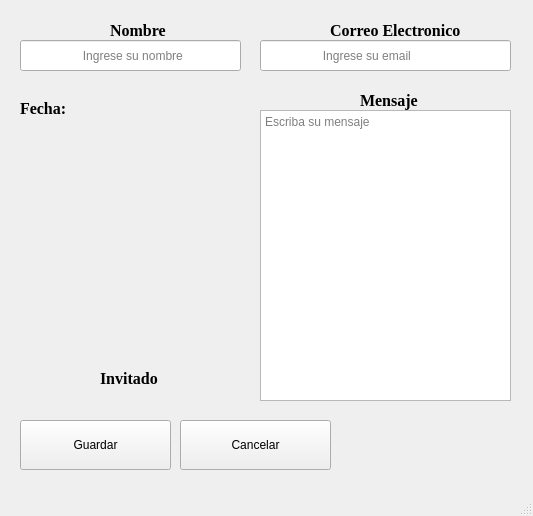
<?xml version="1.0" encoding="UTF-8"?>
<ui version="4.0">
 <class>MainWindow</class>
 <widget class="QMainWindow" name="MainWindow">
  <property name="geometry">
   <rect>
    <x>0</x>
    <y>0</y>
    <width>533</width>
    <height>516</height>
   </rect>
  </property>
  <property name="maximumSize">
   <size>
    <width>533</width>
    <height>516</height>
   </size>
  </property>
  <property name="mouseTracking">
   <bool>true</bool>
  </property>
  <property name="windowTitle">
   <string>MainWindow</string>
  </property>
  <property name="styleSheet">
   <string notr="true"/>
  </property>
  <property name="animated">
   <bool>true</bool>
  </property>
  <property name="tabShape">
   <enum>QTabWidget::Triangular</enum>
  </property>
  <property name="dockNestingEnabled">
   <bool>false</bool>
  </property>
  <widget class="QWidget" name="centralwidget">
   <widget class="QPushButton" name="pushButton">
    <property name="geometry">
     <rect>
      <x>20</x>
      <y>420</y>
      <width>151</width>
      <height>50</height>
     </rect>
    </property>
    <property name="text">
     <string>Guardar</string>
    </property>
    <property name="iconSize">
     <size>
      <width>16</width>
      <height>50</height>
     </size>
    </property>
   </widget>
   <widget class="QPushButton" name="pushButton_2">
    <property name="geometry">
     <rect>
      <x>180</x>
      <y>420</y>
      <width>151</width>
      <height>50</height>
     </rect>
    </property>
    <property name="text">
     <string>Cancelar</string>
    </property>
    <property name="iconSize">
     <size>
      <width>50</width>
      <height>50</height>
     </size>
    </property>
   </widget>
   <widget class="QLineEdit" name="lineEdit_2">
    <property name="geometry">
     <rect>
      <x>20</x>
      <y>40</y>
      <width>221</width>
      <height>31</height>
     </rect>
    </property>
    <property name="placeholderText">
     <string>                  Ingrese su nombre</string>
    </property>
    <property name="clearButtonEnabled">
     <bool>true</bool>
    </property>
   </widget>
   <widget class="QLabel" name="label">
    <property name="geometry">
     <rect>
      <x>100</x>
      <y>370</y>
      <width>61</width>
      <height>16</height>
     </rect>
    </property>
    <property name="font">
     <font>
      <family>Times New Roman</family>
      <pointsize>12</pointsize>
      <weight>75</weight>
      <bold>true</bold>
     </font>
    </property>
    <property name="text">
     <string>Invitado</string>
    </property>
   </widget>
   <widget class="QLabel" name="label_2">
    <property name="geometry">
     <rect>
      <x>20</x>
      <y>90</y>
      <width>241</width>
      <height>301</height>
     </rect>
    </property>
    <property name="text">
     <string>&lt;html&gt;&lt;head/&gt;&lt;body&gt;&lt;p&gt;&lt;img src=&quot;:/cct/Salatiel.jpg&quot;/&gt;&lt;/p&gt;&lt;/body&gt;&lt;/html&gt;</string>
    </property>
   </widget>
   <widget class="QTextEdit" name="textEdit">
    <property name="geometry">
     <rect>
      <x>260</x>
      <y>110</y>
      <width>251</width>
      <height>291</height>
     </rect>
    </property>
    <property name="cursor" stdset="0">
     <cursorShape>ArrowCursor</cursorShape>
    </property>
    <property name="mouseTracking">
     <bool>true</bool>
    </property>
    <property name="autoFillBackground">
     <bool>false</bool>
    </property>
    <property name="tabChangesFocus">
     <bool>true</bool>
    </property>
    <property name="placeholderText">
     <string>Escriba su mensaje</string>
    </property>
   </widget>
   <widget class="QLabel" name="label_3">
    <property name="geometry">
     <rect>
      <x>20</x>
      <y>100</y>
      <width>61</width>
      <height>16</height>
     </rect>
    </property>
    <property name="font">
     <font>
      <family>Times New Roman</family>
      <pointsize>12</pointsize>
      <weight>75</weight>
      <bold>true</bold>
     </font>
    </property>
    <property name="text">
     <string>Fecha:</string>
    </property>
   </widget>
   <widget class="QLineEdit" name="lineEdit_3">
    <property name="geometry">
     <rect>
      <x>260</x>
      <y>40</y>
      <width>251</width>
      <height>31</height>
     </rect>
    </property>
    <property name="placeholderText">
     <string>                  Ingrese su email</string>
    </property>
    <property name="clearButtonEnabled">
     <bool>true</bool>
    </property>
   </widget>
   <widget class="QLabel" name="label_4">
    <property name="geometry">
     <rect>
      <x>110</x>
      <y>20</y>
      <width>61</width>
      <height>20</height>
     </rect>
    </property>
    <property name="font">
     <font>
      <family>Times New Roman</family>
      <pointsize>12</pointsize>
      <weight>75</weight>
      <bold>true</bold>
     </font>
    </property>
    <property name="text">
     <string>Nombre</string>
    </property>
   </widget>
   <widget class="QLabel" name="label_5">
    <property name="geometry">
     <rect>
      <x>330</x>
      <y>20</y>
      <width>130</width>
      <height>20</height>
     </rect>
    </property>
    <property name="font">
     <font>
      <family>Times New Roman</family>
      <pointsize>12</pointsize>
      <weight>75</weight>
      <bold>true</bold>
     </font>
    </property>
    <property name="text">
     <string>Correo Electronico</string>
    </property>
   </widget>
   <widget class="QLabel" name="label_6">
    <property name="geometry">
     <rect>
      <x>360</x>
      <y>80</y>
      <width>61</width>
      <height>40</height>
     </rect>
    </property>
    <property name="font">
     <font>
      <family>Times New Roman</family>
      <pointsize>12</pointsize>
      <weight>75</weight>
      <bold>true</bold>
     </font>
    </property>
    <property name="text">
     <string>Mensaje</string>
    </property>
   </widget>
  </widget>
  <widget class="QMenuBar" name="menubar">
   <property name="geometry">
    <rect>
     <x>0</x>
     <y>0</y>
     <width>533</width>
     <height>21</height>
    </rect>
   </property>
  </widget>
  <widget class="QStatusBar" name="statusbar"/>
 </widget>
 <resources/>
 <connections/>
</ui>
